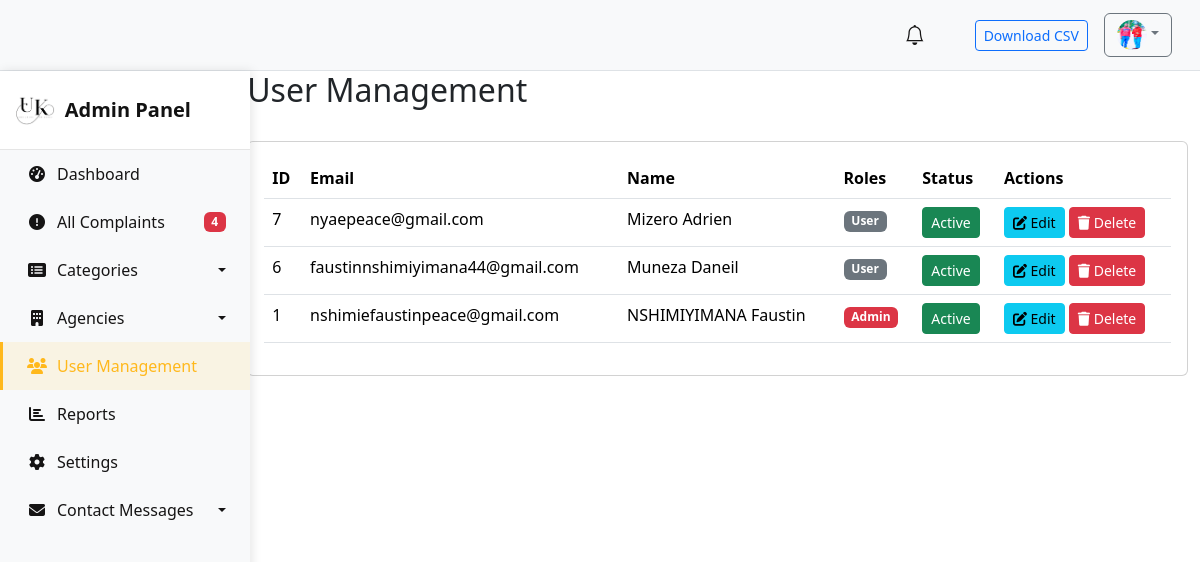
The page /users/ (signed in) on the database as committed earlier.
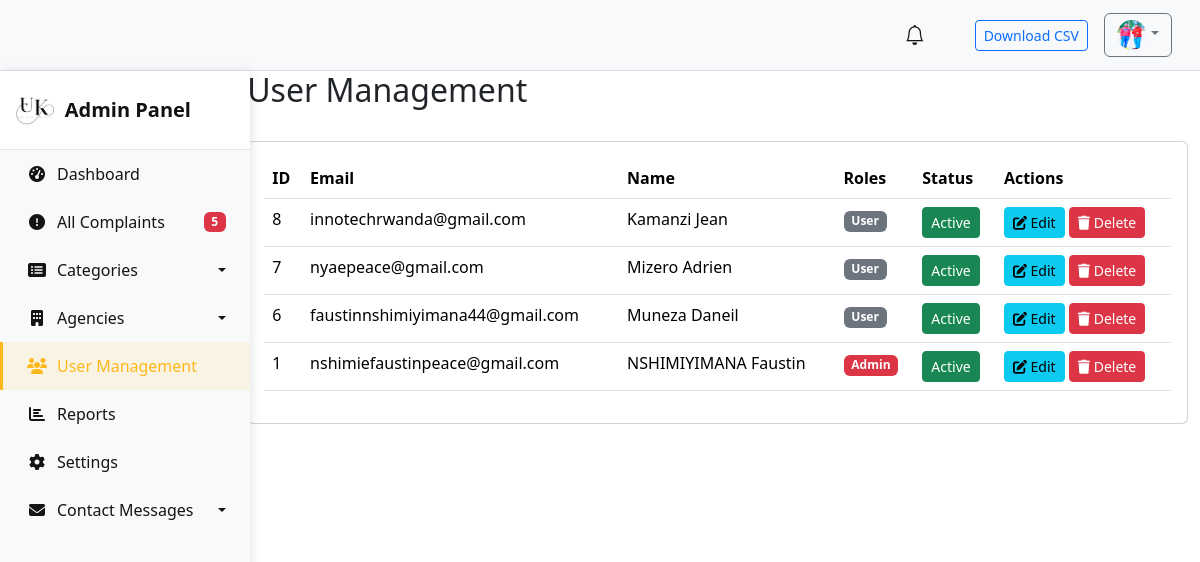
The same page on the database as committed later.
### compliants/models.py (models this page shows, shortened)
class User(AbstractUser):
    name = models.CharField(max_length=200, null=True)
    email = models.EmailField(unique=True,null=True)
    phone_number = models.CharField(max_length=13, null=True)
    address = models.CharField(null=True)
    is_active = models.BooleanField(default=True)
    is_admin = models.BooleanField(default=False)
    date_joined = models.DateTimeField(auto_now_add=True)
    is_agency_admin = models.BooleanField(default=False)
    agency = models.ForeignKey("Agency", null=True, blank=True, on_delete=models.SET_NULL)
    avatar = models.ImageField(upload_to="images/",null=True, default="avatar.svg")
    USERNAME_FIELD = 'email'
    REQUIRED_FIELDS = ['username']

### compliants/views.py (the view)
# urls.py: path('users/', admin_users, name='admin_users'),
@user_passes_test(admin_check)
@login_required
def admin_users(request):
    users = User.objects.all().order_by('-date_joined')
    context = {
        'users': users,
        'pending_complaints_count': Complaint.objects.filter(status='pending').count()
    }
    return render(request, 'admin/users.html', context)

### compliants/views.py (called while the page is built)
def admin_check(user):
    return user.is_authenticated and (user.is_admin or user.is_agency_admin)

### compliants/templates/admin/users.html (shortened to what this page needs)
{% extends 'base.html' %}
{% block content %}
<div class="container-fluid">
    <div class="ms-auto" style="width: 80%;">
        <div class="d-flex justify-content-between align-items-center mb-4">
            <h2>User Management</h2>
        </div>
        <div class="card">
            <div class="card-body">
                <div class="table-responsive">
                    <table class="table table-hover">
                        <thead>
                            <tr>
                                <th>ID</th>
                                <th>Email</th>
                                <th>Name</th>
                                <th>Roles</th>
                                <th>Status</th>
                                <th>Actions</th>
                            </tr>
                        </thead>
                        <tbody>
                            {% for user in users %}
                            <tr>
                                <td>{{ user.id }}</td>
                                <td>{{ user.email }}</td>
                                <td>{{ user.name|default:"-" }}</td>
                                <td>
                                    {% if user.is_admin %}
                                    <span class="badge bg-danger">Admin</span>
                                    {% elif user.is_agency_admin %}
                                    <span class="badge bg-warning">Agency Admin</span>
                                    {% else %}
                                    <span class="badge bg-secondary">User</span>
                                    {% endif %}
                                </td>
                                <td>
                                    <a href="{% url 'admin_user_toggle_status' user.pk %}" class="btn btn-sm btn-{% if user.is_active %}success{% else %}danger{% endif %}">
                                        {% if user.is_active %}Active{% else %}Inactive{% endif %}
                                    </a>
                                </td>
                                <td>
                                    <a href="{% url 'admin_user_edit' user.pk %}" class="btn btn-sm btn-info">
                                        <i class="fas fa-edit"></i> Edit
                                    </a>
                                    <button type="button" class="btn btn-sm btn-danger" data-bs-toggle="modal" data-bs-target="#deleteModal{{ user.id }}">
                                        <i class="fas fa-trash"></i> Delete
                                    </button>
                                </td>
                            </tr>
                            {% empty %}
                            <tr>
                                <td colspan="6" class="text-center">No users found</td>
                            </tr>
                            {% endfor %}
                        </tbody>
                    </table>
                </div>
            </div>
        </div>
    </div>
</div>
{% endblock %}

### templates/header.html (shortened to what this page needs)
<nav class="navbar navbar-expand-lg navbar-light bg-light border-bottom px-3 py-2">
    <div class="container-fluid justify-content-end">
      <div class="nav-item me-3 position-relative">
        <a href="#" class="nav-link position-relative">
          <i class="bi bi-bell fs-5 btn-outline-secondary"></i>
        </a>
      </div>
      <div class="nav-item me-3">
        <a href="{% url 'export_complaints' %}" class="btn btn-sm btn-outline-primary">
          Download CSV
        </a>
      </div>
      <div class="dropdown">
        <a class="btn btn-outline-secondary dropdown-toggle" href="#" role="button" id="userProfileDropdown" data-bs-toggle="dropdown" aria-expanded="false">
          <img src="{{ request.user.avatar.url }}" alt="Profile" class="rounded-circle" style="width: 30px; height: 30px;">
        </a>
      </div>
    </div>
  </nav>

Rows that differ between the two databases and show on the page:
added User: id "8", email "innotechrwanda@gmail.com", name "Kamanzi Jean", is_admin "User", is_active "Active"
Other text that changed with them:
{{ pending_complaints_count }}: "4" → "5"
